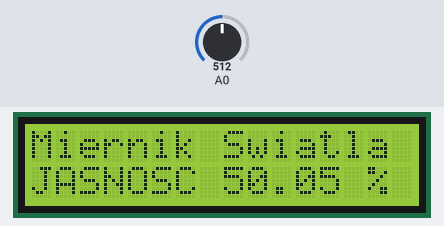
The sketch below on a simulated Arduino Uno, built with avr-gcc and run on an emulated ATmega328P. Shown: 16×2 character LCD. Inputs (shaded band) come from the test bench; at power-on: A0 = 512.

Above: at 1.2 s.
1.3 s: A0 set to 716
At 2.4 s:
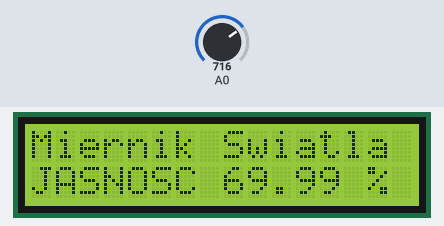
3.0 s: A0 set to 900
At 3.7 s:
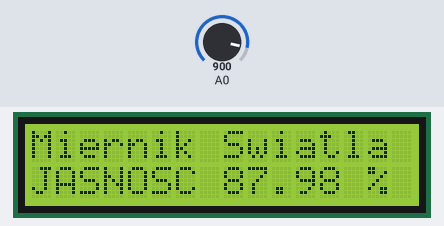
4.5 s: A0 set to 1023
At 4.9 s:
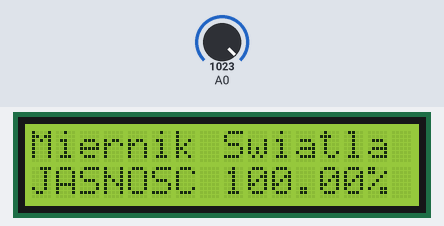
Timing chart, 0 to 7.5 s (numbered marks = the images above; inputs shaded):
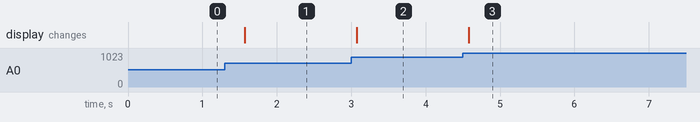

Measured:
- after the input at 1.3 s, the display: changes after 0.27 s (image 1)
- after the input at 3.0 s, the display: changes after 0.07 s (image 2)
- after the input at 4.5 s, the display: changes after 0.08 s (image 3)

The sketch:

Miernik_swiatla_z_LCD.ino
```cpp
/*
  LiquidCrystal Library - Hello World

 Demonstrates the use a 16x2 LCD display.  The LiquidCrystal
 library works with all LCD displays that are compatible with the
 Hitachi HD44780 driver. There are many of them out there, and you
 can usually tell them by the 16-pin interface.

 This sketch prints "Hello World!" to the LCD
 and shows the time.

  The circuit:
 * LCD RS pin to digital pin 12 (pin4 na LCD)
 * LCD Enable pin to digital pin 11  (pin6 na LCD)
 * LCD D4 pin to digital pin 5  (pin11 na LCD)
 * LCD D5 pin to digital pin 4  (pin12 na LCD)
 * LCD D6 pin to digital pin 3  (pin13 na LCD)
 * LCD D7 pin to digital pin 2  (pin14 na LCD)
 * LCD R/W pin to ground    (pin5 na LCD)
 * 10K resistor:    (potencjometr)
 * ends to +5V and ground  (pin 1 i 16 na LCD)
 * wiper to LCD VO pin (pin 3)  (pin3 na LCD do wyjscia z potencjometra)

 */

// include the library code:
#include <LiquidCrystal.h>

// initialize the library with the numbers of the interface pins
LiquidCrystal lcd(12, 11, 5, 4, 3, 2);

void setup() {


  // print out the value you read:

  // set up the LCD's number of columns and rows:
  lcd.begin(16, 2);
  // Print a message to the LCD.
  lcd.print("Miernik Swiatla");
  lcd.setCursor(0, 1);
  lcd.print("JASNOSC");
  lcd.setCursor (14, 1);
  lcd.print("%");
}

void loop() {

  int sensorValue = analogRead(A0);
float swiatlo = sensorValue * (100.0 / 1023.0);
  // set the cursor to column 0, line 1
  // (note: line 1 is the second row, since counting begins with 0):
  lcd.setCursor(8, 1);
  // print the number of seconds since reset:
  lcd.print(swiatlo);
    // Convert the analog reading (which goes from 0 - 1023) to a voltage (0 - 5V):
delay (500);

}
```
